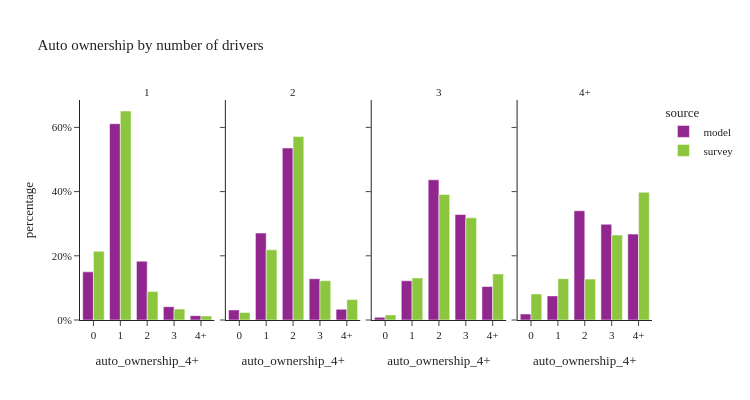

The cell this chart's notebook holds for it:
### Code cell
util.plot_share_facetbar(hh_data.loc[hh_data['num_drivers_4+']!="0"], 'hh_weight', share_col="auto_ownership_4+", title="Auto ownership by number of drivers", 
                            facet_col="num_drivers_4+", facet_col_wrap=4, height=400, orientation='v')

### Figure 1 — Plotly figure (JSON) as saved in the notebook; plotly's stock layout.template omitted (floating-point values rounded to 4 significant figures)
{"data": [{"alignmentgroup": "True", "customdata": [[74004], [301661], [90412], [20533], [6702]], "hovertemplate": "source=model<br>num_drivers_4+=1<br>auto_ownership_4+=%{x}<br>percentage=%{y}<br>sample_size=%{customdata[0]}<extra></extra>", "legendgroup": "model", "marker": {"color": "#91268F", "pattern": {"shape": ""}}, "name": "model", "offsetgroup": "model", "orientation": "v", "showlegend": true, "textposition": "auto", "type": "bar", "x": ["0", "1", "2", "3", "4+"], "xaxis": "x", "y": [0.15, 0.6115, 0.1833, 0.04162, 0.01359], "yaxis": "y"}, {"alignmentgroup": "True", "customdata": [[22153], [191907], [379692], [91134], [23682]], "hovertemplate": "source=model<br>num_drivers_4+=2<br>auto_ownership_4+=%{x}<br>percentage=%{y}<br>sample_size=%{customdata[0]}<extra></extra>", "legendgroup": "model", "marker": {"color": "#91268F", "pattern": {"shape": ""}}, "name": "model", "offsetgroup": "model", "orientation": "v", "showlegend": false, "textposition": "auto", "type": "bar", "x": ["0", "1", "2", "3", "4+"], "xaxis": "x2", "y": [0.03126, 0.2708, 0.5359, 0.1286, 0.03342], "yaxis": "y2"}, {"alignmentgroup": "True", "customdata": [[2313], [33518], [119895], [90181], [28618]], "hovertemplate": "source=model<br>num_drivers_4+=3<br>auto_ownership_4+=%{x}<br>percentage=%{y}<br>sample_size=%{customdata[0]}<extra></extra>", "legendgroup": "model", "marker": {"color": "#91268F", "pattern": {"shape": ""}}, "name": "model", "offsetgroup": "model", "orientation": "v", "showlegend": false, "textposition": "auto", "type": "bar", "x": ["0", "1", "2", "3", "4+"], "xaxis": "x3", "y": [0.008425, 0.1221, 0.4367, 0.3285, 0.1042], "yaxis": "y3"}, {"alignmentgroup": "True", "customdata": [[2402], [9681], [43853], [38437], [34474]], "hovertemplate": "source=model<br>num_drivers_4+=4+<br>auto_ownership_4+=%{x}<br>percentage=%{y}<br>sample_size=%{customdata[0]}<extra></extra>", "legendgroup": "model", "marker": {"color": "#91268F", "pattern": {"shape": ""}}, "name": "model", "offsetgroup": "model", "orientation": "v", "showlegend": false, "textposition": "auto", "type": "bar", "x": ["0", "1", "2", "3", "4+"], "xaxis": "x4", "y": [0.01864, 0.07514, 0.3403, 0.2983, 0.2676], "yaxis": "y4"}, {"alignmentgroup": "True", "customdata": [[511], [994], [125], [25], [14]], "hovertemplate": "source=survey<br>num_drivers_4+=1<br>auto_ownership_4+=%{x}<br>percentage=%{y}<br>sample_size=%{customdata[0]}<extra></extra>", "legendgroup": "survey", "marker": {"color": "#8CC63E", "pattern": {"shape": ""}}, "name": "survey", "offsetgroup": "survey", "orientation": "v", "showlegend": true, "textposition": "auto", "type": "bar", "x": ["0", "1", "2", "3", "4+"], "xaxis": "x", "y": [0.214, 0.6511, 0.08845, 0.03391, 0.01251], "yaxis": "y"}, {"alignmentgroup": "True", "customdata": [[114], [626], [868], [161], [57]], "hovertemplate": "source=survey<br>num_drivers_4+=2<br>auto_ownership_4+=%{x}<br>percentage=%{y}<br>sample_size=%{customdata[0]}<extra></extra>", "legendgroup": "survey", "marker": {"color": "#8CC63E", "pattern": {"shape": ""}}, "name": "survey", "offsetgroup": "survey", "orientation": "v", "showlegend": false, "textposition": "auto", "type": "bar", "x": ["0", "1", "2", "3", "4+"], "xaxis": "x2", "y": [0.02352, 0.2186, 0.5719, 0.1224, 0.0636], "yaxis": "y2"}, {"alignmentgroup": "True", "customdata": [[8], [50], [97], [74], [27]], "hovertemplate": "source=survey<br>num_drivers_4+=3<br>auto_ownership_4+=%{x}<br>percentage=%{y}<br>sample_size=%{customdata[0]}<extra></extra>", "legendgroup": "survey", "marker": {"color": "#8CC63E", "pattern": {"shape": ""}}, "name": "survey", "offsetgroup": "survey", "orientation": "v", "showlegend": false, "textposition": "auto", "type": "bar", "x": ["0", "1", "2", "3", "4+"], "xaxis": "x3", "y": [0.01595, 0.1311, 0.391, 0.3183, 0.1436], "yaxis": "y3"}, {"alignmentgroup": "True", "customdata": [[6], [24], [24], [29], [36]], "hovertemplate": "source=survey<br>num_drivers_4+=4+<br>auto_ownership_4+=%{x}<br>percentage=%{y}<br>sample_size=%{customdata[0]}<extra></extra>", "legendgroup": "survey", "marker": {"color": "#8CC63E", "pattern": {"shape": ""}}, "name": "survey", "offsetgroup": "survey", "orientation": "v", "showlegend": false, "textposition": "auto", "type": "bar", "x": ["0", "1", "2", "3", "4+"], "xaxis": "x4", "y": [0.08121, 0.1287, 0.1274, 0.2647, 0.398], "yaxis": "y4"}], "layout": {"annotations": [{"font": {}, "showarrow": false, "text": "1", "x": 0.1175, "xanchor": "center", "xref": "paper", "y": 1.0, "yanchor": "bottom", "yref": "paper"}, {"font": {}, "showarrow": false, "text": "2", "x": 0.3725, "xanchor": "center", "xref": "paper", "y": 1.0, "yanchor": "bottom", "yref": "paper"}, {"font": {}, "showarrow": false, "text": "3", "x": 0.6275, "xanchor": "center", "xref": "paper", "y": 1.0, "yanchor": "bottom", "yref": "paper"}, {"font": {}, "showarrow": false, "text": "4+", "x": 0.8825, "xanchor": "center", "xref": "paper", "y": 1.0, "yanchor": "bottom", "yref": "paper"}], "barmode": "group", "height": 400, "legend": {"title": {"text": "source"}, "tracegroupgap": 0}, "title": {"text": "Auto ownership by number of drivers"}, "width": 750, "xaxis": {"anchor": "y", "domain": [0.0, 0.235], "title": {"text": "auto_ownership_4+"}}, "xaxis2": {"anchor": "y2", "domain": [0.255, 0.49], "matches": "x", "title": {"text": "auto_ownership_4+"}}, "xaxis3": {"anchor": "y3", "domain": [0.51, 0.745], "matches": "x", "title": {"text": "auto_ownership_4+"}}, "xaxis4": {"anchor": "y4", "domain": [0.765, 1.0], "matches": "x", "title": {"text": "auto_ownership_4+"}}, "yaxis": {"anchor": "x", "domain": [0.0, 1.0], "tickformat": ".0%", "title": {"text": "percentage"}}, "yaxis2": {"anchor": "x2", "domain": [0.0, 1.0], "matches": "y", "showticklabels": false, "tickformat": ".0%"}, "yaxis3": {"anchor": "x3", "domain": [0.0, 1.0], "matches": "y", "showticklabels": false}, "yaxis4": {"anchor": "x4", "domain": [0.0, 1.0], "matches": "y", "showticklabels": false}}}
